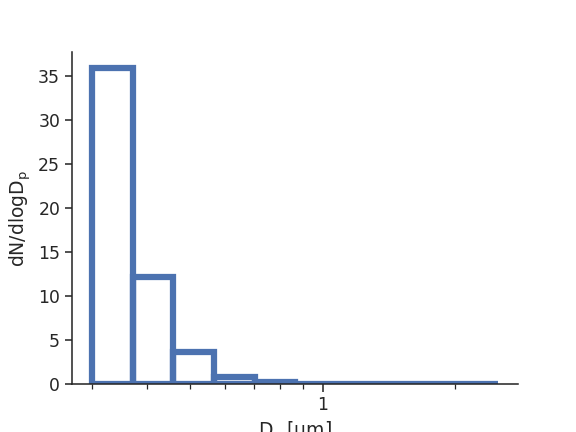

Generate this figure with Python:
import opcsim, seaborn as sns
opc = opcsim.OPC(n_bins=10, dmin=0.3)
d = opcsim.load_distribution("Urban")
ax = opcsim.plots.histplot(opc.evaluate(d), opc.bins)
ax.set_ylabel("$dN/dlogD_p$")
sns.despine()
